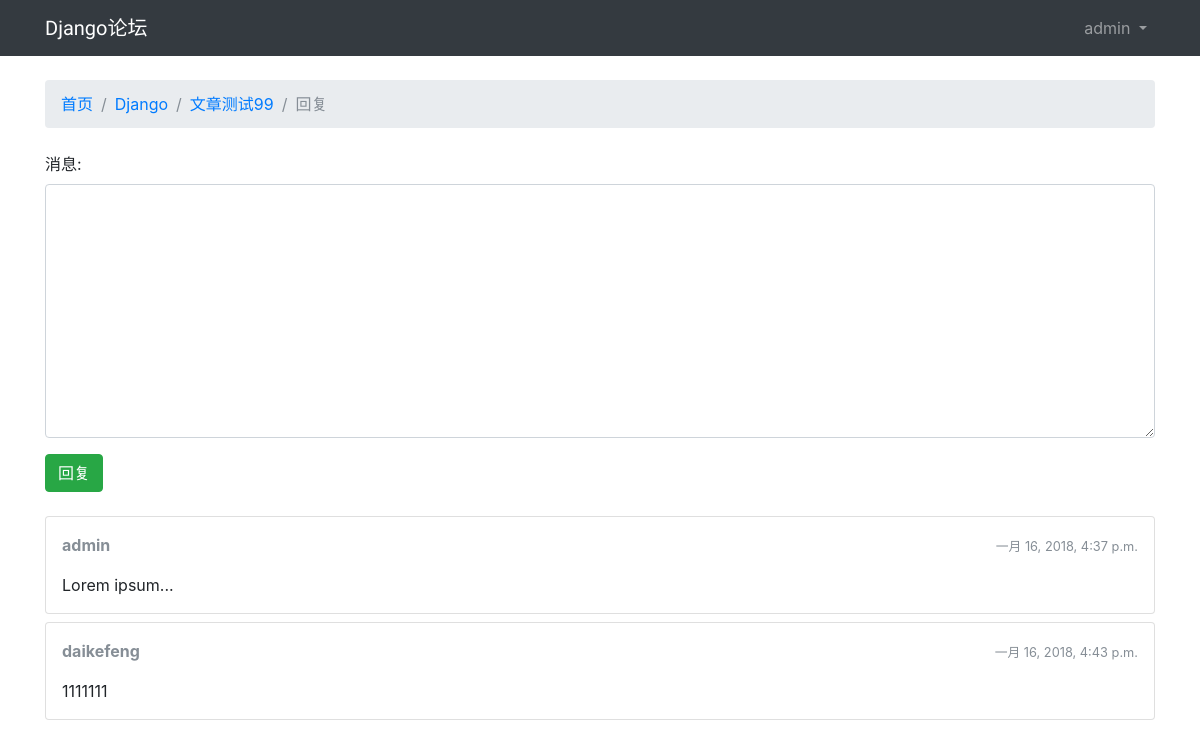
The page /boards/1/topics/109/reply/ (signed in) on the database its author committed.
### boards/models.py (models this page shows, shortened)
class Topic(models.Model):
    subject = models.CharField(max_length=255, verbose_name="主题名称")
    last_updated = models.DateTimeField(auto_now_add=True, verbose_name="更新时间")
    board = models.ForeignKey(Board, related_name="topics", verbose_name="分类")
    starter = models.ForeignKey(User, related_name="topics", verbose_name="创建人")
    views = models.PositiveIntegerField(default=0)
    class Meta:
        verbose_name = "主题"
        verbose_name_plural = verbose_name

class Board(models.Model):
    name = models.CharField(max_length=30, unique=True, verbose_name="名字")
    description = models.CharField(max_length=100, verbose_name="描述")
    class Meta:
        verbose_name = "分类"
        verbose_name_plural = verbose_name

class Post(models.Model):
    message = models.TextField(max_length=4000, verbose_name="消息")
    topic = models.ForeignKey(Topic, related_name="posts", verbose_name="主题")
    created_at = models.DateTimeField(auto_now_add=True, verbose_name="创建时间")
    updated_at = models.DateTimeField(auto_now_add=True, null=True, verbose_name="更新时间")
    created_by = models.ForeignKey(User, related_name="posts", verbose_name="创建作者")
    updated_by = models.ForeignKey(User, null=True, related_name="+", verbose_name="更新作者")
    class Meta:
        verbose_name = "消息"
        verbose_name_plural = verbose_name

### boards/views.py (the view)
# urls.py: url(r'^boards/(?P<pk>\d+)/topics/(?P<topic_pk>\d+)/reply/$', views.reply_topic, name='reply_topic'),
@login_required
def reply_topic(request, pk, topic_pk):
    topic = get_object_or_404(Topic, board__pk=pk, pk=topic_pk )
    if request.method == 'POST':
        form = PostForm(request.POST)
        if form.is_valid():
            post = form.save(commit=False)
            post.topic = topic
            post.created_by = request.user
            post.save()
            return redirect('topic_posts', pk=pk, topic_pk=topic_pk)
    else:
        form = PostForm()
        return render(request, 'reply_topic.html', {'topic': topic, 'form': form})

### boards/forms.py
class PostForm(forms.ModelForm):
    class Meta:
        model = Post
        fields = ['message', ]

### boards/templatetags/form_tags.py (called while the page is built)
@register.filter
def input_class(bound_field):
    css_class = ''
    if bound_field.form.is_bound:
        if bound_field.errors:
            css_class = 'is-invalid'
        elif field_type(bound_field) != 'PasswordInput':
            css_class = 'is-valid'
    return 'form-control {}'.format(css_class)

### templates/reply_topic.html (shortened to what this page needs)
{% extends 'base.html' %}
{% load static %}
{% block breadcrumb %}
  <li class="breadcrumb-item"><a href="{% url 'home' %}">首页</a></li>
  <li class="breadcrumb-item"><a href="{% url 'board_topics' topic.board.pk %}">{{ topic.board.name }}</a></li>
  <li class="breadcrumb-item"><a href="{% url 'topic_posts' topic.board.pk topic.pk %}">{{ topic.subject }}</a></li>
  <li class="breadcrumb-item active">回复</li>
{% endblock %}
{% block content %}
  <form method="post" class="mb-4">
    {% include 'includes/form.html' %}
    <button type="submit" class="btn btn-success">回复</button>
  </form>
  {% for post in topic.posts.all %}
    <div class="card mb-2">
      <div class="card-body p-3">
        <div class="row mb-3">
          <div class="col-6">
            <strong class="text-muted">{{ post.created_by.username }}</strong>
          </div>
          <div class="col-6 text-right">
            <small class="text-muted">{{ post.created_at }}</small>
          </div>
        </div>
        {{ post.message }}
      </div>
    </div>
  {% endfor %}
{% endblock %}

### templates/base.html (shortened to what this page needs)
<!DOCTYPE html>
{% load static %}
<html lang="en">
<head>
    <link rel="stylesheet" href="{% static 'css/bootstrap.min.css' %}">
    <link rel="stylesheet" href="{% static 'css/app.css' %}">
</head>
<body>
    {% block body %}
    <nav class="navbar navbar-expand-lg navbar-dark bg-dark">
        <div class="container">
            <a class="navbar-brand" href="{% url 'home' %}">Django论坛</a>
            <div class="collapse navbar-collapse" id="mainMenu">
                {% if user.is_authenticated %}
                <ul class="navbar-nav ml-auto">
                    <li class="nav-item dropdown">
                        <a class="nav-link dropdown-toggle" href="#" id="userMenu" data-toggle="dropdown" aria-haspopup="true" aria-expanded="false">
                            {{ user.username }}
                        </a>
                    </li>
                </ul>
                {% else %}
                <form class="form-inline ml-auto">
                     <a href="{% url 'login' %}" class="btn btn-outline-secondary">登录</a>
                     <a href="{% url 'signup' %}" class="btn btn-primary ml-2">注册</a>
                </form>
                {% endif %}
            </div>
        </div>
    </nav>
    <div class="container">
        <ol class="breadcrumb my-4">
            {% block breadcrumb %}
            {% endblock %}
        </ol>
        {% block content %}
        {% endblock %}
    </div>
    {% endblock body %}
</body>
</html>

### static/css/app.css (style rules this page uses)
.navbar-brand { font-family: 'Peralta', cursive; }

### rows shown on the page
Topic: board.name "Django", subject "文章测试99"
Post: created_by.username "admin", created_at "一月 16, 2018, 4:37 p.m.", message "Lorem ipsum..."
Post: created_by.username "daikefeng", created_at "一月 16, 2018, 4:43 p.m.", message "1111111"

### other values the page prints
{{ user.username }} "admin"
{{ field.label_tag }} "消息:"
